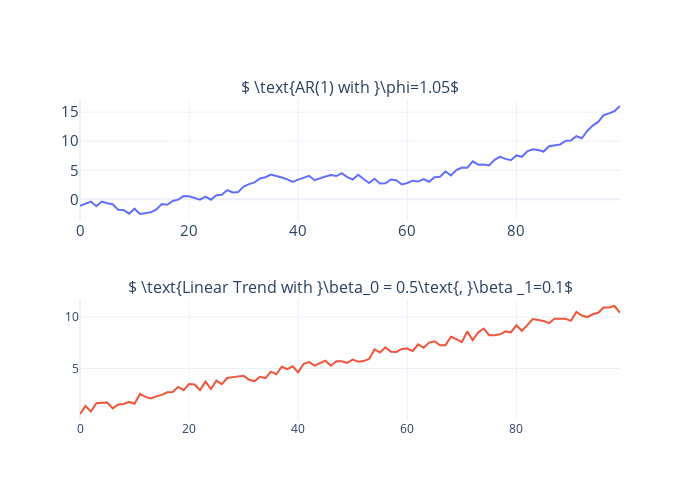

Notebook code cell kept with this figure:
### Code cell
fig = make_subplots(
    rows=2, cols=1, subplot_titles=("$ \\text{AR(1) with }\phi=1.05$", "$ \\text{Linear Trend with }\\beta_0 = 0.5\\text{, }\\beta _1=0.1$")
)

fig.append_trace(
    go.Scatter(
        x=np.arange(length),
        y=ar_series,
    ),
    row=1,
    col=1,
)

fig.append_trace(
    go.Scatter(
        x=np.arange(length),
        y=y_trend,
    ),
    row=2,
    col=1,
)

fig.update_layout(
    height=500,
    width=700,
    showlegend=False,
    yaxis=dict(
        titlefont=dict(size=15),
        tickfont=dict(size=15),
    ),
    xaxis=dict(
        titlefont=dict(size=15),
        tickfont=dict(size=15),
    ),
)
fig.write_image("imgs/chapter_6/deterministic_series_phi.png")
fig.show()

### Figure 1 — Plotly figure (JSON) as saved in the notebook; plotly's stock layout.template omitted (floating-point values rounded to 4 significant figures)
{"data": [{"type": "scatter", "x": [0, 1, 2, 3, 4, 5, 6, 7, 8, 9, 10, 11, 12, 13, 14, 15, 16, 17, 18, 19, 20, 21, 22, 23, 24, 25, 26, 27, 28, 29, 30, 31, 32, 33, 34, 35, 36, 37, 38, 39, 40, 41, 42, 43, 44, 45, 46, 47, 48, 49, 50, 51, 52, 53, 54, 55, 56, 57, 58, 59, 60, 61, 62, 63, 64, 65, 66, 67, 68, 69, 70, 71, 72, 73, 74, 75, 76, 77, 78, 79, 80, 81, 82, 83, 84, 85, 86, 87, 88, 89, 90, 91, 92, 93, 94, 95, 96, 97, 98, 99], "xaxis": "x", "y": [-1.096, -0.726, -0.3777, -1.18, -0.3817, -0.6759, -0.8281, -1.783, -1.82, -2.464, -1.6, -2.517, -2.425, -2.236, -1.718, -0.8156, -0.9372, -0.2874, -0.04504, 0.5587, 0.5278, 0.2506, -0.04523, 0.4612, -0.06452, 0.7066, 0.7825, 1.597, 1.175, 1.279, 2.193, 2.626, 2.927, 3.582, 3.81, 4.257, 4.028, 3.764, 3.433, 3.01, 3.393, 3.665, 4.053, 3.297, 3.646, 3.943, 4.17, 4.005, 4.512, 3.837, 3.417, 4.243, 3.491, 2.802, 3.545, 2.744, 2.771, 3.412, 3.295, 2.569, 2.814, 3.21, 3.062, 3.502, 3.033, 3.803, 3.892, 4.798, 4.109, 5.047, 5.459, 5.457, 6.542, 5.967, 5.99, 5.84, 6.795, 7.31, 6.963, 6.743, 7.549, 7.315, 8.255, 8.624, 8.488, 8.223, 9.127, 9.287, 9.435, 10.06, 10.12, 10.86, 10.51, 11.77, 12.69, 13.32, 14.5, 14.79, 15.18, 16.05], "yaxis": "y"}, {"type": "scatter", "x": [0, 1, 2, 3, 4, 5, 6, 7, 8, 9, 10, 11, 12, 13, 14, 15, 16, 17, 18, 19, 20, 21, 22, 23, 24, 25, 26, 27, 28, 29, 30, 31, 32, 33, 34, 35, 36, 37, 38, 39, 40, 41, 42, 43, 44, 45, 46, 47, 48, 49, 50, 51, 52, 53, 54, 55, 56, 57, 58, 59, 60, 61, 62, 63, 64, 65, 66, 67, 68, 69, 70, 71, 72, 73, 74, 75, 76, 77, 78, 79, 80, 81, 82, 83, 84, 85, 86, 87, 88, 89, 90, 91, 92, 93, 94, 95, 96, 97, 98, 99], "xaxis": "x2", "y": [0.5891, 1.355, 0.8277, 1.626, 1.682, 1.709, 1.136, 1.503, 1.563, 1.76, 1.588, 2.537, 2.254, 2.106, 2.297, 2.447, 2.701, 2.716, 3.219, 2.897, 3.492, 3.451, 2.909, 3.731, 3.016, 3.817, 3.481, 4.078, 4.168, 4.206, 4.29, 3.905, 3.781, 4.203, 4.074, 4.695, 4.446, 5.176, 4.941, 5.222, 4.633, 5.462, 5.623, 5.287, 5.506, 5.765, 5.275, 5.703, 5.699, 5.546, 5.868, 5.668, 5.726, 5.935, 6.863, 6.55, 7.066, 6.632, 6.612, 6.906, 6.94, 6.706, 7.341, 7.016, 7.52, 7.65, 7.252, 7.261, 8.081, 7.86, 7.558, 8.595, 7.758, 8.495, 8.884, 8.239, 8.242, 8.321, 8.603, 8.501, 9.192, 8.662, 9.209, 9.797, 9.714, 9.615, 9.406, 9.824, 9.827, 9.826, 9.631, 10.49, 10.15, 9.995, 10.27, 10.41, 10.93, 10.93, 11.07, 10.41], "yaxis": "y2"}], "layout": {"annotations": [{"font": {"size": 16}, "showarrow": false, "text": "$ \\text{AR(1) with }\\phi=1.05$", "x": 0.5, "xanchor": "center", "xref": "paper", "y": 1, "yanchor": "bottom", "yref": "paper"}, {"font": {"size": 16}, "showarrow": false, "text": "$ \\text{Linear Trend with }\\beta_0 = 0.5\\text{, }\\beta _1=0.1$", "x": 0.5, "xanchor": "center", "xref": "paper", "y": 0.375, "yanchor": "bottom", "yref": "paper"}], "height": 500, "showlegend": false, "width": 700, "xaxis": {"anchor": "y", "domain": [0, 1], "tickfont": {"size": 15}, "title": {"font": {"size": 15}}}, "xaxis2": {"anchor": "y2", "domain": [0, 1]}, "yaxis": {"anchor": "x", "domain": [0.625, 1], "tickfont": {"size": 15}, "title": {"font": {"size": 15}}}, "yaxis2": {"anchor": "x2", "domain": [0, 0.375]}}}
